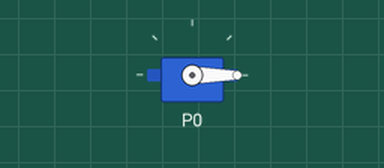
This program was run on a simulated BBC micro:bit (MakeCode). On the bench: servo.

Above: at 0.1 s.
At 1.1 s:
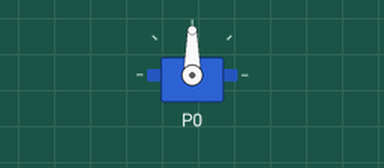
At 2.1 s:
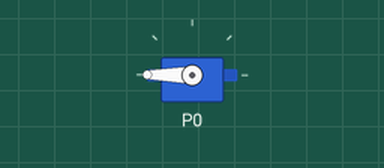
Timing chart, 0 to 3.6 s (numbered marks = the images above):
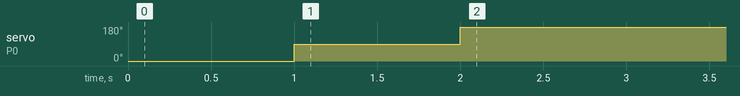

The program:

main.ts
```typescript
pins.servoWritePin(AnalogPin.P0, 0)
basic.pause(1000)
pins.servoWritePin(AnalogPin.P0, 90)
basic.pause(1000)
pins.servoWritePin(AnalogPin.P0, 180)
basic.pause(1000)
pins.servoWritePin(AnalogPin.P0, 270)
basic.pause(1000)
basic.forever(function () {

})
```

test.ts
```typescript
// les tests vont ici ; cela ne sera pas compilé si ce paquet est utilisé en tant qu'extension.
```
